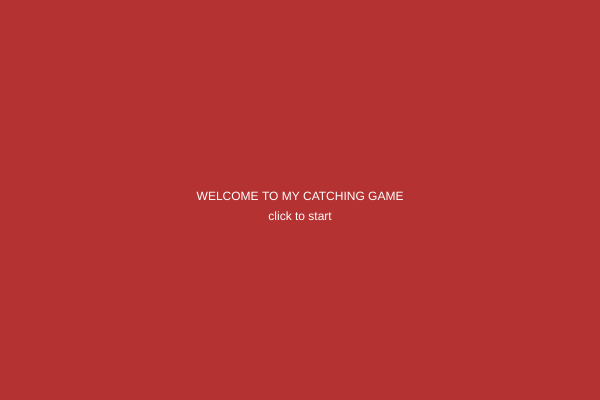
Frame 1 (no input)
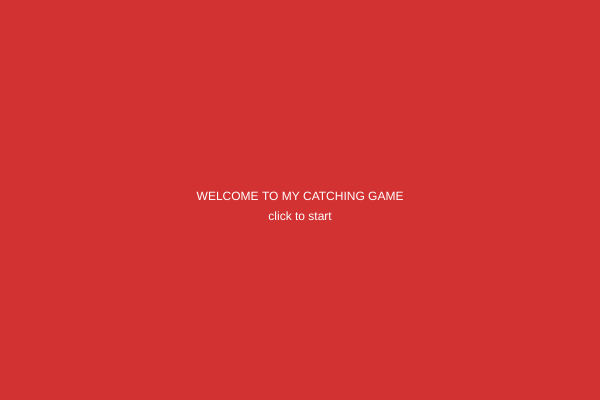
Frame 60 (no input)
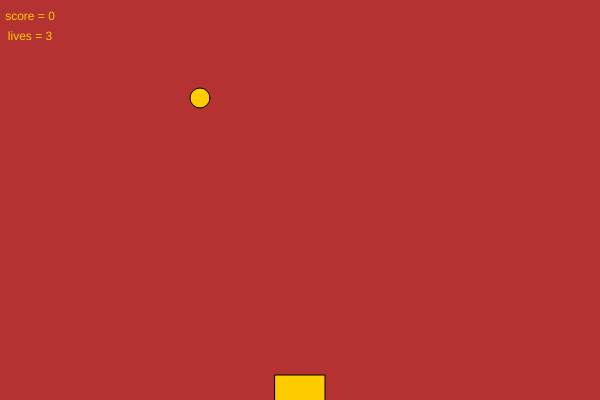
Frame 120 (the mouse pressed at the canvas centre since frame 60)

The p5.js sketch that drew these frames (run headless with seeded random() and noise() and a simulated clock; from frame 60 on, the mouse is pressed at the canvas centre):

// p5.js sketch
// ── sketch.js
var screen = 0;
var y = -20;
var x = 200;
var speed = 2;
var score = 0;
var lives = 3;
var difficultyIncreaseInterval = 1000;
var lastDifficultyIncrease = 0;
var bgHue = 0;
var bgSpeed = 0.5;

function setup() {
  createCanvas(600, 400);
}

function draw() {
  if (screen == 0) {
    startScreen();
  } else if (screen == 1) {
    gameOn();
  } else if (screen == 2) {
    endScreen();
  }
}

function startScreen() {
  background((bgHue + 180) % 255, 50, 50); // Dark red background
  bgHue += bgSpeed;

  fill(255);
  textAlign(CENTER);
  text('WELCOME TO MY CATCHING GAME', width / 2, height / 2);
  text('click to start', width / 2, height / 2 + 20);
  reset();
}

function gameOn() {
  background((bgHue + 120) % 255, 50, 50); // Dark green background
  bgHue += bgSpeed;

  text("score = " + score, 30, 20);
  text("lives = " + lives, 30, 40);
  ellipse(x, y, 20, 20);

  fill(255, 204, 0); // Yellow paddle
  rectMode(CENTER);
  rect(mouseX, height - 10, 50, 30);

  y += speed;
  if (y > height) {
    lives--;
    if (lives <= 0) {
      screen = 2;
    } else {
      reset();
    }
  }
  if (y > height - 10 && x > mouseX - 20 && x < mouseX + 20) {
    y = -20;
    speed += 0.5;
    score += 1;
    if (score - lastDifficultyIncrease >= difficultyIncreaseInterval) {
      speed += 0.5;
      lastDifficultyIncrease = score;
    }
  }
  if (y == -20) {
    pickRandom();
  }
}

function pickRandom() {
  x = random(20, width - 20);
}

function endScreen() {
  background(30, (bgHue + 60) % 255, 50); // Dark blue background
  bgHue += bgSpeed;

  fill(255);
  textAlign(CENTER);
  text('GAME OVER', width / 2, height / 2);
  text("SCORE = " + score, width / 2, height / 2 + 20);
  text('click to play again', width / 2, height / 2 + 40);
}

function mousePressed() {
  if (screen == 0) {
    screen = 1;
  } else if (screen == 2) {
    screen = 0;
  }
}

function reset() {
  score = 0;
  speed = 2;
  y = -20;
}
